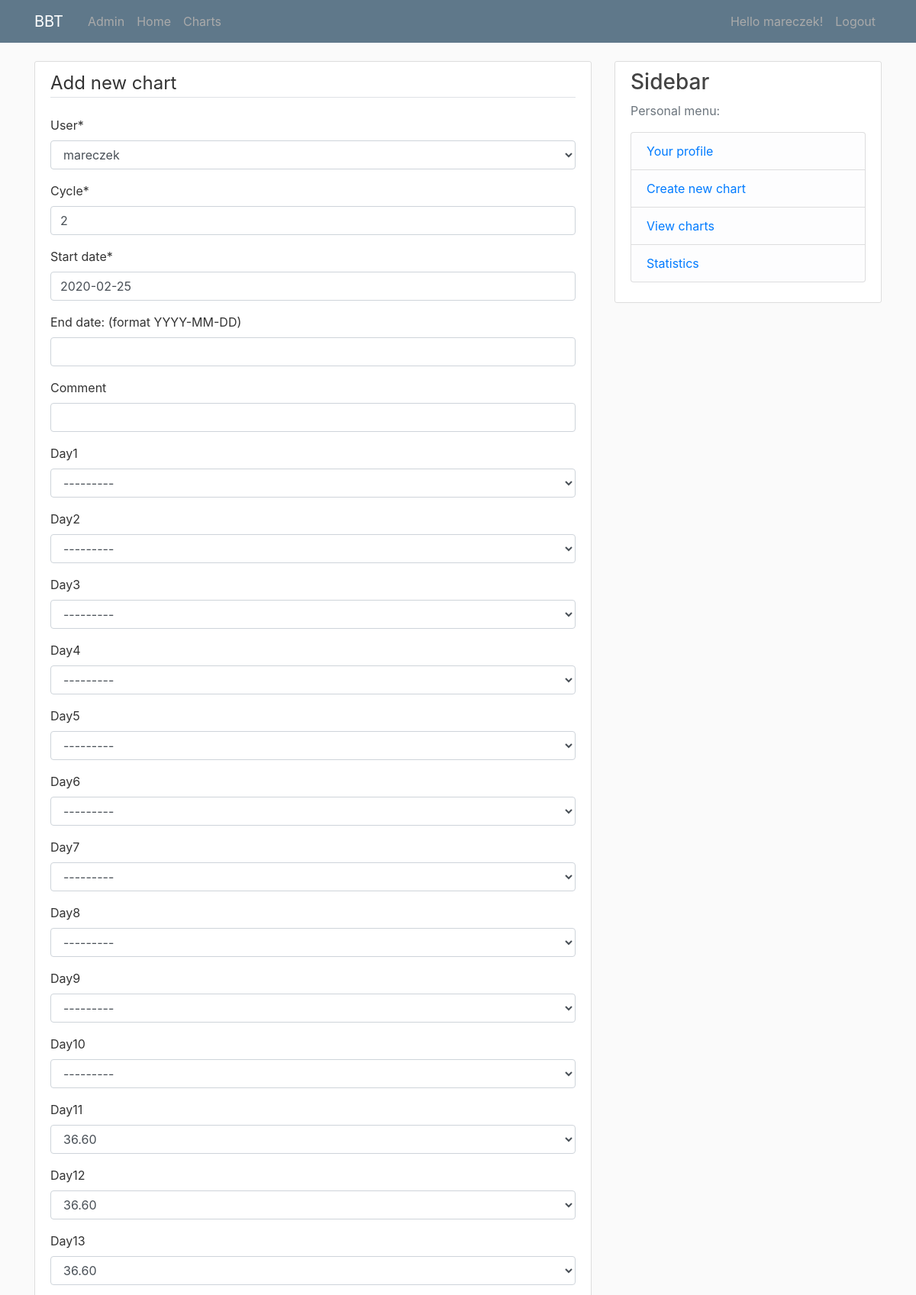
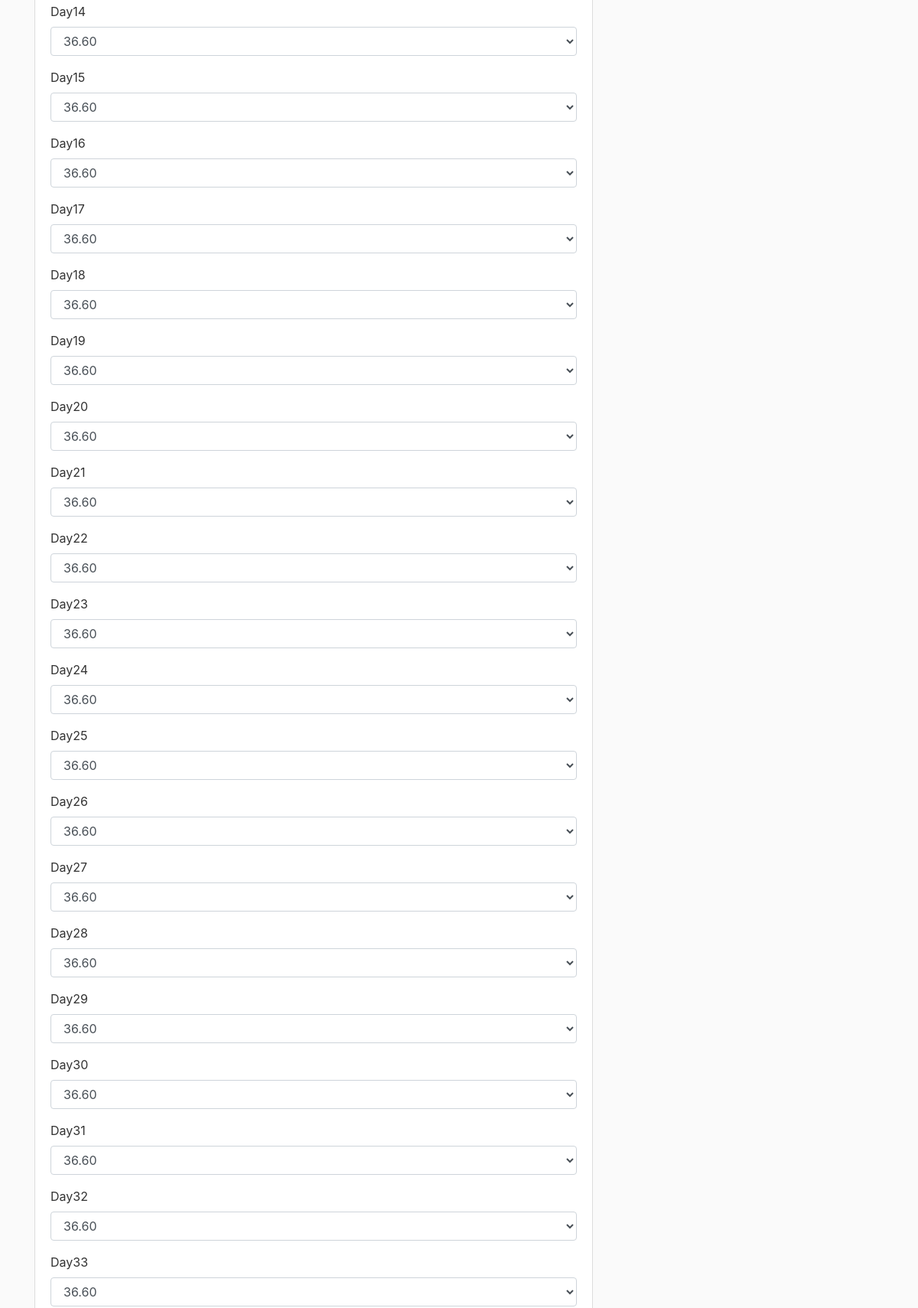
Page /charts/chart/1/update/ (signed in, upper part) on the committed database (2 pictures, top to bottom).
### charts/models.py (models this page shows, shortened)
class Chart(models.Model):
    user = models.ForeignKey(User, on_delete=models.CASCADE)
    cycle = models.IntegerField()
    start_date = models.DateField(blank=False)
    end_date = models.DateField(blank=True, null=True, name='End date: (format YYYY-MM-DD)')
    comment = models.CharField(max_length=150, blank=True)
    day1 = models.FloatField(choices=temp_choice, default=None, blank=True, null=True)
    day2 = models.FloatField(choices=temp_choice, default=None, blank=True, null=True)
    day3 = models.FloatField(choices=temp_choice, default=None, blank=True, null=True)
    day4 = models.FloatField(choices=temp_choice, default=None, blank=True, null=True)
    day5 = models.FloatField(choices=temp_choice, default=None, blank=True, null=True)
    day6 = models.FloatField(choices=temp_choice, default=None, blank=True, null=True)
    day7 = models.FloatField(choices=temp_choice, default=None, blank=True, null=True)
    day8 = models.FloatField(choices=temp_choice, default=None, blank=True, null=True)
    day9 = models.FloatField(choices=temp_choice, default=None, blank=True, null=True)
    day10 = models.FloatField(choices=temp_choice, default=None, blank=True, null=True)
    day11 = models.FloatField(choices=temp_choice, default=None, blank=True, null=True)
    day12 = models.FloatField(choices=temp_choice, default=None, blank=True, null=True)
    day13 = models.FloatField(choices=temp_choice, default=None, blank=True, null=True)
    day14 = models.FloatField(choices=temp_choice, default=None, blank=True, null=True)
    day15 = models.FloatField(choices=temp_choice, default=None, blank=True, null=True)
    day16 = models.FloatField(choices=temp_choice, default=None, blank=True, null=True)
    day17 = models.FloatField(choices=temp_choice, default=None, blank=True, null=True)
    day18 = models.FloatField(choices=temp_choice, default=None, blank=True, null=True)
    day19 = models.FloatField(choices=temp_choice, default=None, blank=True, null=True)
    day20 = models.FloatField(choices=temp_choice, default=None, blank=True, null=True)
    day21 = models.FloatField(choices=temp_choice, default=None, blank=True, null=True)
    day22 = models.FloatField(choices=temp_choice, default=None, blank=True, null=True)
    day23 = models.FloatField(choices=temp_choice, default=None, blank=True, null=True)
    day24 = models.FloatField(choices=temp_choice, default=None, blank=True, null=True)
    day25 = models.FloatField(choices=temp_choice, default=None, blank=True, null=True)
    day26 = models.FloatField(choices=temp_choice, default=None, blank=True, null=True)
    day27 = models.FloatField(choices=temp_choice, default=None, blank=True, null=True)
    day28 = models.FloatField(choices=temp_choice, default=None, blank=True, null=True)
    day29 = models.FloatField(choices=temp_choice, default=None, blank=True, null=True)
    day30 = models.FloatField(choices=temp_choice, default=None, blank=True, null=True)
    day31 = models.FloatField(choices=temp_choice, default=None, blank=True, null=True)
    day32 = models.FloatField(choices=temp_choice, default=None, blank=True, null=True)
    day33 = models.FloatField(choices=temp_choice, default=None, blank=True, null=True)
    day34 = models.FloatField(choices=temp_choice, default=None, blank=True, null=True)
    day35 = models.FloatField(choices=temp_choice, default=None, blank=True, null=True)
    day36 = models.FloatField(choices=temp_choice, default=None, blank=True, null=True)
    day37 = models.FloatField(choices=temp_choice, default=None, blank=True, null=True)
    day38 = models.FloatField(choices=temp_choice, blank=True, null=True)
    day39 = models.FloatField(choices=temp_choice, blank=True, null=True)
    day40 = models.FloatField(choices=temp_choice, blank=True, null=True)

### charts/views.py (the view, shortened to what this page needs)
# urls.py: path('chart/<int:pk>/update/', ChartUpdateView.as_view(), name='chart-update'),
class ChartUpdateView(LoginRequiredMixin, UserPassesTestMixin, UpdateView):
    model = Chart
    fields = '__all__'
    def test_func(self):
        chart = self.get_object()
        if self.request.user == chart.user:
            return True
        return False

### charts/templates/charts/chart_form.html (shortened to what this page needs)
{% extends 'base.html' %}
{% load crispy_forms_tags %}
{% load i18n %}
{% block content %}
    <div class="content-section">
        <form method="POST">    {% csrf_token %}
            <fieldset class="form-group">
                <legend class="border-bottom mb-4">{% trans "Add new chart" %}</legend>
            {{ form|crispy }}
            </fieldset>
        </form>
    </div>
{% endblock %}

### templates/menu.html
{% load i18n %}
<header class="site-header">
  <nav class="navbar navbar-expand-md navbar-dark bg-steel fixed-top">
    <div class="container">
      <a class="navbar-brand mr-4" href="/">BBT</a>
      <div class="collapse navbar-collapse" id="navbarToggle">
        <div class="navbar-nav mr-auto">
          <a class="nav-item nav-link" href="/admin">{% trans "Admin" %}</a>
          <a class="nav-item nav-link" href="{% url 'view-home' %}">{% trans "Home" %}</a>
          <a class="nav-item nav-link" href="{% url 'view-charts' %}">{% trans "Charts" %}</a>
        </div>
        <div class="navbar-nav">
          {% if user.is_authenticated %}
            <a class="nav-item nav-link" href="{% url 'profile' %}">Hello {{ request.user }}!</a>
            <a class="nav-item nav-link" href="{% url 'logout' %}">{% trans "Logout" %}</a>
          {% else %}
            <a class="nav-item nav-link" href="{% url 'login' %}">{% trans "Login" %}</a>
            <a class="nav-item nav-link" href="{% url 'register' %}">{% trans "Register" %}</a>
          {% endif %}
        </div>
      </div>
    </div>
  </nav>
</header>

### home/static/home/main.css (style rules this page uses)
body { background: #fafafa; color: #333333; margin-top: 5rem; }
.bg-steel { background-color: #5f788a; }
.site-header .navbar-nav .nav-link { color: #aaaaaa; }
.content-section { background: #ffffff; padding: 10px 20px; border: 1px solid #dddddd; border-radius: 3px; margin-bottom: 20px; }

### rows in the picture
Chart: user "mareczek", cycle "2", start_date "2020-02-25", day1 "---------", day2 "---------", day3 "---------", day4 "---------", day5 "---------", day6 "---------", day7 "---------", day8 "---------", day9 "---------", day10 "---------", day11 "36.60", day12 "36.60", day13 "36.60", day14 "36.60", day15 "36.60", day16 "36.60", day17 "36.60", day18 "36.60", day19 "36.60", day20 "36.60", day21 "36.60", day22 "36.60", day23 "36.60", day24 "36.60", day25 "36.60", day26 "36.60", day27 "36.60", day28 "36.60", day29 "36.60", day30 "36.60", day31 "36.60", day32 "36.60", day33 "36.60"

### other values in the picture
{{ request.user }} "mareczek"
